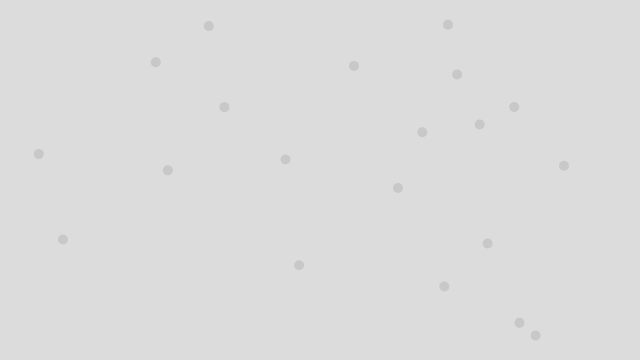
Frame 1 (no input)
Frame 60 (no input): identical to frame 1, image omitted
Frame 120 (the mouse pressed at the canvas centre since frame 60): identical to frame 1, image omitted

The p5.js sketch that drew this single still picture (run headless with seeded random() and noise() and a simulated clock; from frame 60 on, the mouse is pressed at the canvas centre):

// p5.js sketch
// ── sketch.js
// var drops = [];
var dots = [];
var n_dots = 20;

function setup() {
  createCanvas(640, 360);
  for (var i = 0; i < n_dots; i++) {
    dots[i] = new Dot();
  }
}

function draw() {
  background(220, 220, 220);
  for (var i = 0; i < dots.length; i++) {
    dots[i].show();
  }

  

  // randomly selects a dot to jump to 
  // dots[10].ping();


}

// ── dash.js
function Dash(dots) {
    this.x;
    this.y;
    this.step;
    this.step_range = 50;
    this.dot_size = 5;
    this.end_dot;

    this.setup = function (start_dot = floor(random(dots.length))) {
        this.end_dot = floor(random(dots.length));
        this.step = 0;
        this.start_x = dots[start_dot].x;
        this.start_y = dots[start_dot].y;
        this.end_x = dots[this.end_dot].x;
        this.end_y = dots[this.end_dot].y;
        fill(255, 255, 255);
        noStroke();
        circle(this.start_x, this.start_y, this.dot_size);
    }

    this.show = function () {

        this.x = map(this.step, 0, this.step_range, this.start_x, this.end_x);
        this.y = map(this.step, 0, this.step_range, this.start_y, this.end_y);

        fill(255, 255, 255);
        noStroke();
        circle(this.x, this.y, this.dot_size);

        if (this.step >= this.step_range) {
            this.setup(this.end_dot);
        } else {
            this.step = this.step + 1;
        }
    }

    this.setup();
}
// ── dots.js
function Dot() {
    this.ping_lenght = 10
    this.x = random(width);
    this.y = random(height);

    this.show = function () {
        fill(200, 200, 200);
        noStroke();
        circle(this.x, this.y, 10);
    }

    this.ping = function() {
        for (var i = 0; i < this.ping_lenght; i++) {
            fill(random(255), random(255), random(255), map(i, 0, this.ping_lenght, 255, 0));
            noStroke();
            circle(this.x, this.y, 10 + (i * 2))
        }
    }

}
